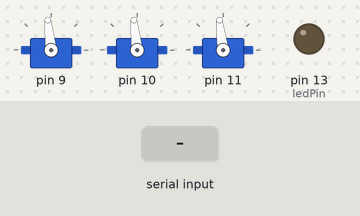
The sketch below on a simulated Arduino Uno, built with avr-gcc and run on an emulated ATmega328P. Shown: 3 × servo, output pins drawn as LEDs (lit = HIGH). The inputs (shaded band) are chosen by the test bench.

Above: at 1.2 s.
1.3 s: "N" received over Serial
At 2.5 s:
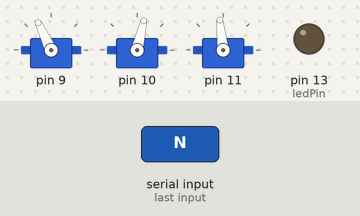
2.8 s: "E" received over Serial
At 3.8 s:
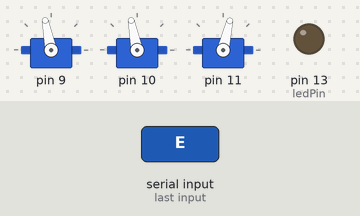
4.3 s: "S" received over Serial
At 4.9 s:
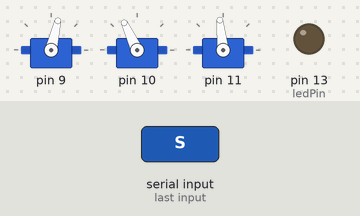
5.8 s: "W" received over Serial
At 6.1 s:
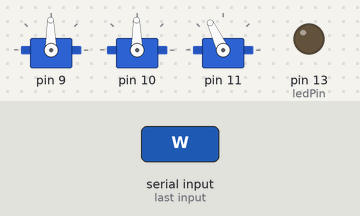
7.3 s: "L" received over Serial
At 8.4 s:
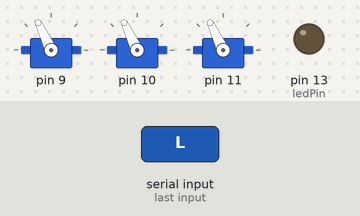
8.8 s: "R" received over Serial
At 9.5 s:
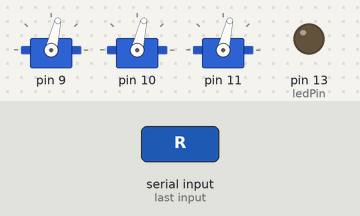
Timing chart, 0 to 11.3 s (numbered marks = the images above; inputs shaded):
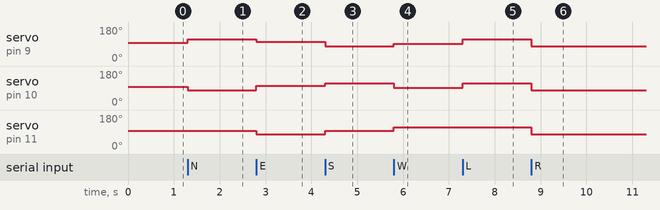

Measured:
- after the input at 1.3 s, servo on pin 9: 96° → 115° at once; servo on pin 10: 96° → 77° at once; servo on pin 11: 97° → 96° at once
- after the input at 2.8 s, servo on pin 9: 115° → 101° at once; servo on pin 10: 77° → 101° at once; servo on pin 11: 96° → 77° at once
- after the input at 4.3 s, servo on pin 9: 101° → 77° at once; servo on pin 10: 101° → 115° at once; servo on pin 11: 77° → 96° at once
- after the input at 5.8 s, servo on pin 9: 77° → 91° at once; servo on pin 10: 115° → 91° at once; servo on pin 11: 96° → 115° at once
- after the input at 7.3 s, servo on pin 9, servo on pin 10: 91° → 115° at once
- after the input at 8.8 s, servo on pin 9–11: 115° → 77° at once

The sketch:

basicdrive.ino
```cpp
#include <Servo.h>
Servo m[3];
const int STOP = 1533;
const int MAX = 1733;
const int MIN = 1333;
const int ledPin = 13;
const int buttonPin = 17;
int incomingByte = 0;


void setup() {
	setupUserInput();
	setupMotors();
	setupSensors();
	Serial.begin(9600);
}

void setupUserInput(){
	pinMode(buttonPin, INPUT);
	pinMode(ledPin, OUTPUT);
}

void setupMotors(){
	m[0].attach(9);
	m[1].attach(10);
	m[2].attach(11);
}

void setupSensors(){
	pinMode(14, INPUT);
	pinMode(15, INPUT);
	pinMode(16, INPUT);
}

short readSensor(byte sensorNum){
	return analogRead(ledPin+sensorNum);
}

void setMotor(byte motorNum, int speed){
	m[motorNum-1].write(speed);
}

void stopAll(){
	m[0].write(STOP);
	m[1].write(STOP);
	m[2].write(STOP+7);
}

void north(){
	m[0].write(MAX);
	m[1].write(MIN);
	m[2].write(STOP);
}

void south(){
	m[0].write(MIN);
	m[1].write(MAX);
	m[2].write(STOP);
}

void east(){
	m[0].write(1583);
	m[1].write(1583);
	m[2].write(MIN);
}

void west(){
	m[0].write(1486);
	m[1].write(1486);
	m[2].write(MAX);
}

void left(){
	m[0].write(MAX);
	m[1].write(MAX);
	m[2].write(MAX);
}

void right(){
	m[0].write(MIN);
	m[1].write(MIN);
	m[2].write(MIN);

}

void ledOn(bool state){
	if(state){
		digitalWrite(ledPin, HIGH);
	} else {
		digitalWrite(ledPin, LOW);
	}
}

bool isButtonDown(){
	if(analogRead(buttonPin)>1000){
		return true;
	} else {
		return false;
	}
}

void loop(){
        stopAll();
        while(true){
          if (Serial.available() > 0) {
                  incomingByte = Serial.read();
                  switch(incomingByte){
                    case 'N':
                      north();
                      break;
                    case 'E':
                      east();
                      break;
                    case 'S':
                      south();
                      break;
                    case 'W':
                      west();
                      break;
                    case 'H':
                      stopAll();
                    break;
                    case 'L':
                      left();
                    break;
                    case 'R':
                      right();
                    break;
                  }
                  delay(3);
          }
        }

}
```
